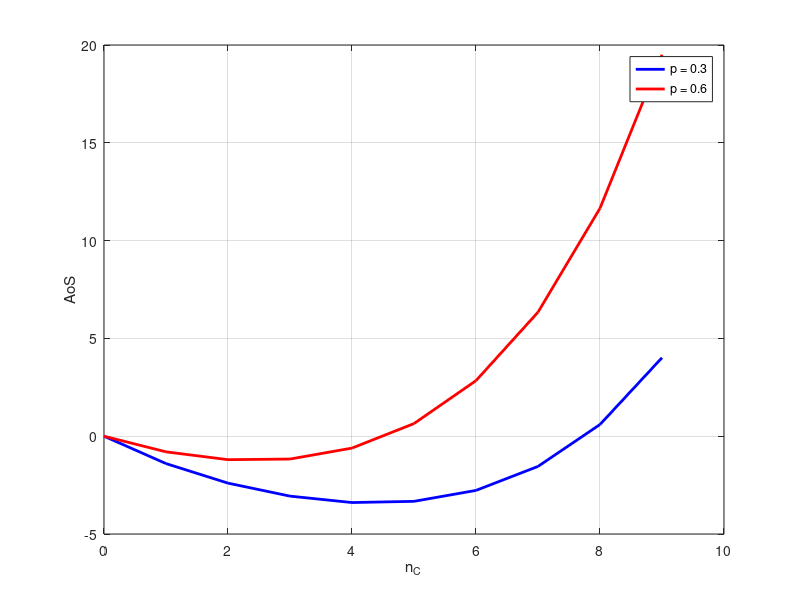

Recreate this plot in MATLAB.
clear all
% 参数设置
delta = 0.4;
n_C = 0:1:9;

% 公式计算函数
calculate_value = @(p, delta, n_C) ...
    p .* abs(((1 + delta).^(n_C) - 1) ./ delta - n_C) - (1 - p) .* abs(((1 - delta).^(n_C) - 1) ./ delta - n_C);

% 计算 p = 0.3 和 p = 0.6 对应的值
p1 = 0.3;
p2 = 0.6;
y1 = calculate_value(p1, delta, n_C);
y2 = calculate_value(p2, delta, n_C);

% 绘图
figure;
plot(n_C, y1, 'b', 'LineWidth', 2);
hold on;
plot(n_C, y2, 'r', 'LineWidth', 2);
xlabel('n_C');
ylabel('AoS');

legend(['p = ', num2str(p1)], ['p = ', num2str(p2)]);
grid on;
hold off;